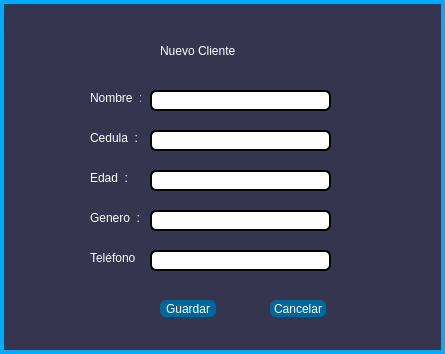
<?xml version="1.0" encoding="UTF-8"?>
<ui version="4.0">
 <class>Form</class>
 <widget class="QWidget" name="Form">
  <property name="geometry">
   <rect>
    <x>0</x>
    <y>0</y>
    <width>445</width>
    <height>354</height>
   </rect>
  </property>
  <property name="windowTitle">
   <string>Form</string>
  </property>
  <property name="styleSheet">
   <string notr="true">background-color: rgb(53, 53, 79);
border: 4px solid #00aaff; /* Contorno neon azul */</string>
  </property>
  <widget class="QLabel" name="label_5">
   <property name="geometry">
    <rect>
     <x>160</x>
     <y>30</y>
     <width>161</width>
     <height>41</height>
    </rect>
   </property>
   <property name="styleSheet">
    <string notr="true">font: 87 20pt &quot;Arial Black&quot;;
color: rgb(255, 255, 255);
border: 0px</string>
   </property>
   <property name="text">
    <string>Nuevo Cliente</string>
   </property>
  </widget>
  <widget class="QLineEdit" name="name_lineEdit">
   <property name="geometry">
    <rect>
     <x>150</x>
     <y>90</y>
     <width>181</width>
     <height>21</height>
    </rect>
   </property>
   <property name="styleSheet">
    <string notr="true">background-color: rgb(255, 255, 255);
color: rgb(0, 0, 0);
border-radius: 6px;
border: 2px solid black;</string>
   </property>
   <property name="text">
    <string/>
   </property>
  </widget>
  <widget class="QLabel" name="label">
   <property name="geometry">
    <rect>
     <x>90</x>
     <y>90</y>
     <width>51</width>
     <height>16</height>
    </rect>
   </property>
   <property name="styleSheet">
    <string notr="true">color: rgb(255, 255, 255);
border: 0px solid #00aaff; /* Contorno neon azul */</string>
   </property>
   <property name="text">
    <string>Nombre  :</string>
   </property>
  </widget>
  <widget class="QLabel" name="label_2">
   <property name="geometry">
    <rect>
     <x>90</x>
     <y>130</y>
     <width>51</width>
     <height>16</height>
    </rect>
   </property>
   <property name="styleSheet">
    <string notr="true">color: rgb(255, 255, 255);
border: 0px solid #00aaff; /* Contorno neon azul */</string>
   </property>
   <property name="text">
    <string>Cedula  :</string>
   </property>
  </widget>
  <widget class="QLabel" name="label_3">
   <property name="geometry">
    <rect>
     <x>90</x>
     <y>170</y>
     <width>51</width>
     <height>16</height>
    </rect>
   </property>
   <property name="styleSheet">
    <string notr="true">color: rgb(255, 255, 255);
border: 0px solid #00aaff; /* Contorno neon azul */</string>
   </property>
   <property name="text">
    <string>Edad  :</string>
   </property>
  </widget>
  <widget class="QLabel" name="label_4">
   <property name="geometry">
    <rect>
     <x>90</x>
     <y>250</y>
     <width>51</width>
     <height>16</height>
    </rect>
   </property>
   <property name="styleSheet">
    <string notr="true">color: rgb(255, 255, 255);
border: 0px solid #00aaff; /* Contorno neon azul */</string>
   </property>
   <property name="text">
    <string>Teléfono  :</string>
   </property>
  </widget>
  <widget class="QLineEdit" name="id_lineEdit">
   <property name="geometry">
    <rect>
     <x>150</x>
     <y>130</y>
     <width>181</width>
     <height>21</height>
    </rect>
   </property>
   <property name="styleSheet">
    <string notr="true">background-color: rgb(255, 255, 255);
color: rgb(0, 0, 0);
border-radius: 6px;
border: 2px solid black;</string>
   </property>
   <property name="text">
    <string/>
   </property>
  </widget>
  <widget class="QLineEdit" name="age_lineEdit">
   <property name="geometry">
    <rect>
     <x>150</x>
     <y>170</y>
     <width>181</width>
     <height>21</height>
    </rect>
   </property>
   <property name="styleSheet">
    <string notr="true">background-color: rgb(255, 255, 255);
color: rgb(0, 0, 0);
border-radius: 6px;
border: 2px solid black;</string>
   </property>
   <property name="text">
    <string/>
   </property>
  </widget>
  <widget class="QLineEdit" name="number_lineEdit">
   <property name="geometry">
    <rect>
     <x>150</x>
     <y>250</y>
     <width>181</width>
     <height>21</height>
    </rect>
   </property>
   <property name="styleSheet">
    <string notr="true">background-color: rgb(255, 255, 255);
color: rgb(0, 0, 0);
border-radius: 6px;
border: 2px solid black;</string>
   </property>
   <property name="text">
    <string/>
   </property>
  </widget>
  <widget class="QPushButton" name="saveButton">
   <property name="geometry">
    <rect>
     <x>160</x>
     <y>300</y>
     <width>56</width>
     <height>17</height>
    </rect>
   </property>
   <property name="styleSheet">
    <string notr="true">background-color: rgb(0, 103, 155);
color: rgb(255, 255, 255);
border-radius: 6px;
border: 0px solid black;</string>
   </property>
   <property name="text">
    <string>Guardar</string>
   </property>
  </widget>
  <widget class="QPushButton" name="cancelButton">
   <property name="geometry">
    <rect>
     <x>270</x>
     <y>300</y>
     <width>56</width>
     <height>17</height>
    </rect>
   </property>
   <property name="styleSheet">
    <string notr="true">background-color: rgb(0, 103, 155);
color: rgb(255, 255, 255);
border-radius: 6px;
border: 0px solid black;</string>
   </property>
   <property name="text">
    <string>Cancelar</string>
   </property>
  </widget>
  <widget class="QLineEdit" name="gender_lineEdit">
   <property name="geometry">
    <rect>
     <x>150</x>
     <y>210</y>
     <width>181</width>
     <height>21</height>
    </rect>
   </property>
   <property name="styleSheet">
    <string notr="true">background-color: rgb(255, 255, 255);
color: rgb(0, 0, 0);
border-radius: 6px;
border: 2px solid black;</string>
   </property>
   <property name="text">
    <string/>
   </property>
  </widget>
  <widget class="QLabel" name="label_6">
   <property name="geometry">
    <rect>
     <x>90</x>
     <y>210</y>
     <width>51</width>
     <height>16</height>
    </rect>
   </property>
   <property name="styleSheet">
    <string notr="true">color: rgb(255, 255, 255);
border: 0px solid #00aaff; /* Contorno neon azul */</string>
   </property>
   <property name="text">
    <string>Genero  :</string>
   </property>
  </widget>
 </widget>
 <resources/>
 <connections/>
</ui>
